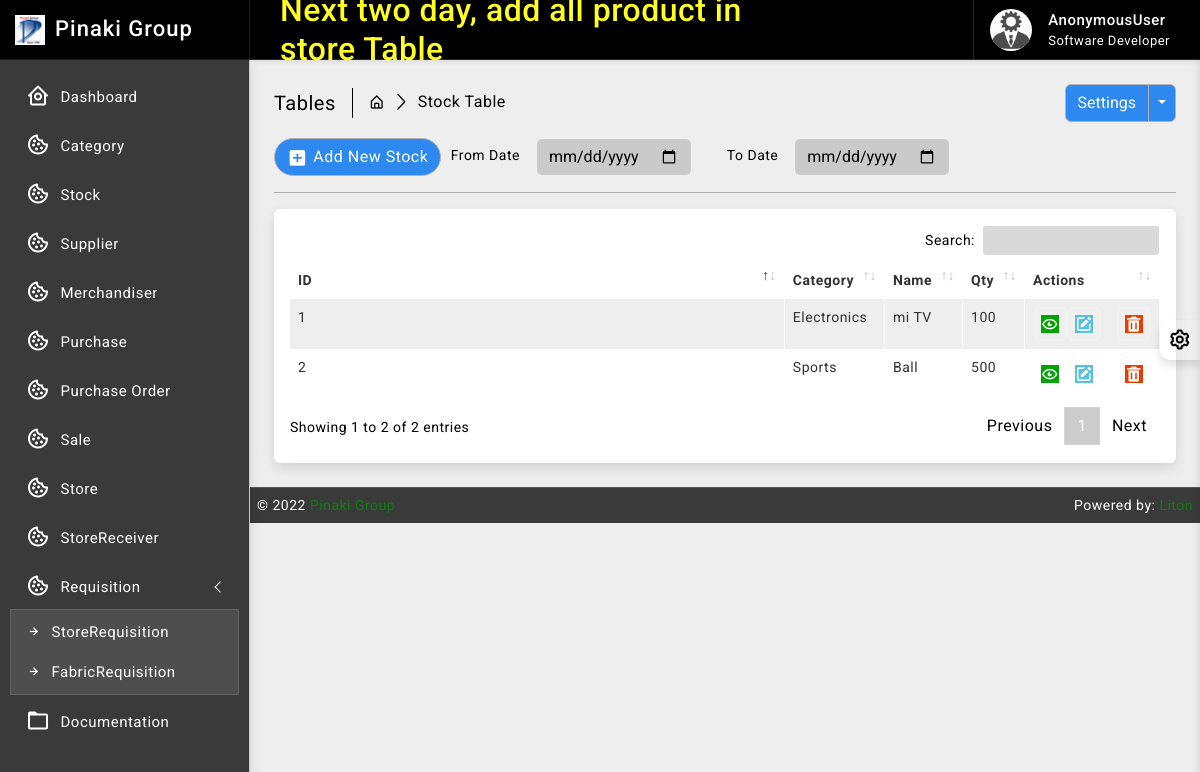
/stock/, run on the app's committed database.
### stock/models.py (models this page shows, shortened)
class Stock(models.Model):
    id = models.AutoField(primary_key=True)
    category = models.ForeignKey(Category, on_delete=models.CASCADE, blank=False)
    name = models.CharField(max_length=30, unique=True)
    quantity = models.IntegerField(default=1)
    is_deleted = models.BooleanField(default=False)

### category/models.py (models this page shows)
class Category(models.Model):
    id = models.AutoField(primary_key=True)
    name = models.CharField(max_length=64, null=True, unique=True, blank=True)
    created_at = models.DateTimeField(auto_now_add=True, auto_now=False)
    updated_at = models.DateTimeField(auto_now_add=False, auto_now=True)
    def __str__(self):
        return self.name

### stock/views.py (the view)
# urls.py: path('', views.StockListView.as_view(), name='stock_read'),
class StockListView(ListView):
    model = Stock
    template_name = 'stock/read.html'
    context_object_name = 'stocks'
    paginate_by = 10

### templates/stock/read.html (shortened to what this page needs)
{% extends 'base/base.html' %}
{% block body %}
{% load static %}
		<div class="page-wrapper">
			<div class="page-content">
				<div class="page-breadcrumb d-none d-sm-flex align-items-center mb-3">
					<div class="breadcrumb-title pe-3">Tables</div>
					<div class="ps-3">
						<nav aria-label="breadcrumb">
							<ol class="breadcrumb mb-0 p-0">
								<li class="breadcrumb-item"><a href="#"><i class="bx bx-home-alt"></i></a>
								</li>
								<li class="breadcrumb-item active" aria-current="page">Stock Table</li>
							</ol>
						</nav>
					</div>
					<div class="ms-auto">
						<div class="btn-group">
							<button type="button" class="btn btn-light">Settings</button>
							<button type="button" class="btn btn-light dropdown-toggle dropdown-toggle-split" data-bs-toggle="dropdown">	<span class="visually-hidden">Toggle Dropdown</span>
							</button>
						</div>
					</div>
				</div>
				<div class="col-md-9">
					<form class="float-md-end" method="POST">
						<div class="row row-cols-md-auto g-lg-3">
							<label for="fromdate" class="col-md-2 col-form-label text-md-end">From Date</label>
							<div class="col-md-4">
								<input type="date" name= "fromdate" class="form-control" id="fromdate">
							</div>
							<label for="todate" class="col-md-2 col-form-label text-md-end">To Date</label>
							<div class="col-md-4">
								<input type="date" name= "todate" class="form-control" id="todate">
							</div>
						</div>
					</form>
				</div>
                <div class="ms-auto"><a href="/stock/new/" class="btn btn-light radius-30 mt-2 mt-lg-0"><i class="bx bxs-plus-square"></i>Add New Stock</a></div>
				<hr/>
				<div class="card">
					<div class="card-body">
						<div class="table-responsive">
							<table id="example2" class="table table-striped table-bordered">
								<thead>
									<tr>
										<th>ID</th>
										<th>Category</th>
										<th>Name</th>
                                        <th>Qty</th>
										<th>Actions</th>
									</tr>
								</thead>
								<tbody>
									{% for data in stocks %}
									<tr>
									   <td>{{ data.id }}</td>
									   <td>{{ data.category }}</td>
									   <td>{{ data.name }}</td>
                                       <td>{{ data.quantity }}</td>
									   <td class="center">
										<div class="d-flex order-actions">
											<a class="" href="#">
												<i class="fadeIn animated bx bx-show-alt"></i>
											</a>
											<a class="" href="{% url 'stock_update' data.id %}">
												<i class='bx bxs-edit'></i>
											</a>
											<a class="ms-3" href="{% url 'stock_delete' data.id %}" onclick="return confirm('Are you sure?');">
												<i class='bx bxs-trash'></i>
											</a>
										</div>
									   </td>
									</tr>
								 {% endfor %}
								</tbody>
							</table>
						</div>
					</div>
				</div>
			</div>
		</div>
{% endblock body %}

### static/css/app.css (style rules this page uses)
body { font-size: 14px; letter-spacing: .5px; font-family: Roboto, sans-serif; overflow-x: hidden }
a { text-decoration: none }
.page-wrapper { height: 100%; margin-top: 60px; margin-bottom: 0px; margin-left: 250px }
.page-content { padding: 1.5rem 1.5rem 0 1.5rem }
.breadcrumb-title { font-size: 20px; border-right: 1.5px solid #000000; }
.page-breadcrumb .breadcrumb li.breadcrumb-item { font-size: 16px }
.page-breadcrumb .breadcrumb-item+.breadcrumb-item::before { display: inline-block; padding-right: .5rem; color: #000000; font-family: LineIcons; content: "\ea5c" }
.order-actions a { font-size: 18px; width: 34px; height: 34px; display: flex; align-items: center; justify-content: center; background: rgb(255 255 255 / 15%); border: 1px solid rgb(255 255 255 / 15%); text-align: center; border-radius: 20%; color: #ffffff }
.radius-30 { border-radius: 30px }
.btn i { vertical-align: middle; font-size: 1.3rem; margin-top: -1em; margin-bottom: -1em; margin-right: 5px }
input::placeholder { color: #fff!important; opacity: .3!important }
.bg-theme { background-size: 100% 100%; background-attachment: fixed; background-position: center; background-repeat: no-repeat; transition: background .2s; }
body.bg-theme2 { background-image: url(../images/bg-themes/2.png); }

### data on the page
Stock: id "1", category "Electronics", name "mi TV", quantity "100"
Stock: id "2", category "Sports", name "Ball", quantity "500"

### other printed values
{{ request.user }} "AnonymousUser"
